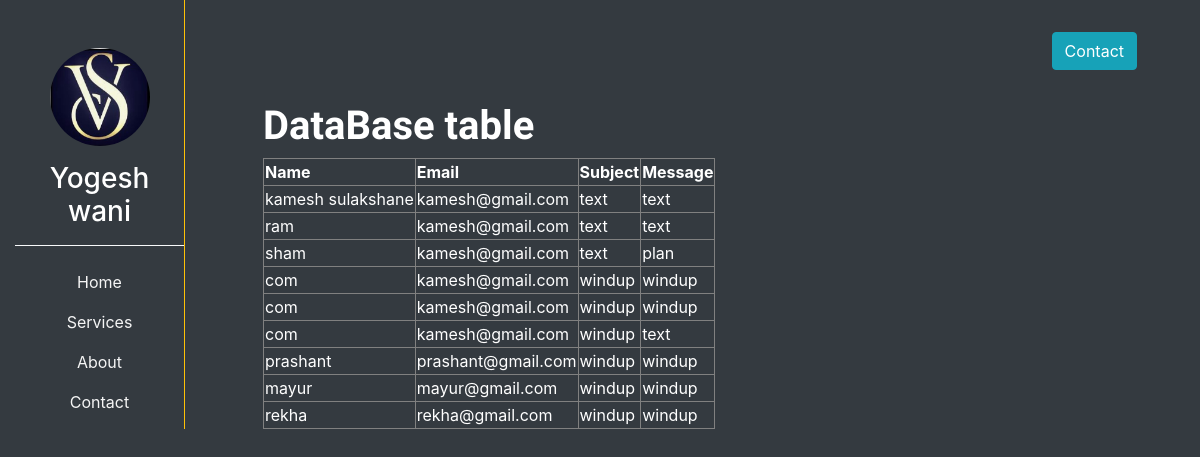
/sys/, run on the app's committed database.
### core/models.py (models this page shows, shortened)
class Member(models.Model):
    Name = models.CharField(max_length=50)
    emailin = models.EmailField(max_length=50)
    Subject =models.CharField(max_length=50)
    textmes =models.CharField(max_length=500)

### core/views.py (the view)
# urls.py: path('sys/',views.sys,name='sys'),
def sys(request):
    all_members = Member.objects.all
    return render(request,'core/sys.html',{'all':all_members})

### core/templates/core/sys.html
{% extends 'core/base.html'%}
{% load static %}
{% block content %}
<div class= "mt-3">
        <div class=" text-right">
            <a href="{%url 'contact'%}" class="btn btn-info my-3 mr-5">Contact</a>
        </div>
    <div class="mt-3 text-white mx-5 tex-justify ">
        <h1 class="font-weight-bold  st-font">DataBase table </h1>
        <table border="1">
            <th>Name</th><th>Email</th><th>Subject</th><th> Message</th>
            {% for item in all %}
           <tr> <td> {{ item.Name }} </td> <td> {{ item.emailin }} </td><td>{{ item.Subject }}</td><td>{{item.textmes}}</td> </tr>
            {% endfor %}
        </table>
    </div>
</div>
{% endblock content %}

### core/templates/core/base.html (shortened to what this page needs)
<!DOCTYPE html>
{% load static %}
<html lang="en">
<head>
    <link rel ="stylesheet" href="{% static 'core/css/all.min.css'%}">
    <link rel ="stylesheet" href="{% static 'core/css/bootstrap.min.css'%}">
    {% block corecss %}
     <link rel ="stylesheet" href="{% static 'core/css/core.css'%}">
    {% endblock corecss%}
</head>
<body>
   <div class="container-fluid bg-dark">
       <div class ="row">
           <div class="col-sm-2">
                {% include 'core/sidebar.html'%}
            </div>
            <div class = "col-sm-10">
                {% block content %} {% endblock content %}
            </div>
        </div>
    </div>
</body>
</html>

### core/templates/core/sidebar.html
{%load static %}
<div class="border-right border-warning h-100">
    <div class="text-center">
        <img src="{% static 'core/images/pic.jpg' %}"
        alt="profilePic" class="img-fluid rounded-circle mt-5"
        width="100px" height="100px">
        <h3 class="text-white mt-3 .st-font "> Yogesh wani</h3>
    </div>
     <hr class="border-light">
     <nav class="nav flex-column text-center">
        <a href="{% url 'home'%}" class="nav-link {{home}}">Home</a>
        <a href="{% url 'services'%}" class="nav-link {{services}}">Services</a>
        <a href="{% url 'skill' %}" class="nav-link {{skill}}">About</a>
        <a href="{%  url 'contact' %}" class="nav-link {{contact}}">Contact</a>
     </nav>
 </div>

### core/static/core/css/core.css (style rules this page uses)
.st-font { font-family: 'Inconsolata', monospace; }
html, body { height: 100%; }
.container-fluid { min-height: 100%; }
a.nav-link { color: whitesmoke; }

### data on the page
Member: Name "kamesh sulakshane", emailin "kamesh@gmail.com", Subject "text", textmes "text"
Member: Name "ram", emailin "kamesh@gmail.com", Subject "text", textmes "text"
Member: Name "sham", emailin "kamesh@gmail.com", Subject "text", textmes "plan"
Member: Name "com", emailin "kamesh@gmail.com", Subject "windup", textmes "windup"
Member: Name "com", emailin "kamesh@gmail.com", Subject "windup", textmes "windup"
Member: Name "com", emailin "kamesh@gmail.com", Subject "windup", textmes "text"
Member: Name "prashant", emailin "prashant@gmail.com", Subject "windup", textmes "windup"
Member: Name "mayur", emailin "mayur@gmail.com", Subject "windup", textmes "windup"
Member: Name "rekha", emailin "rekha@gmail.com", Subject "windup", textmes "windup"
